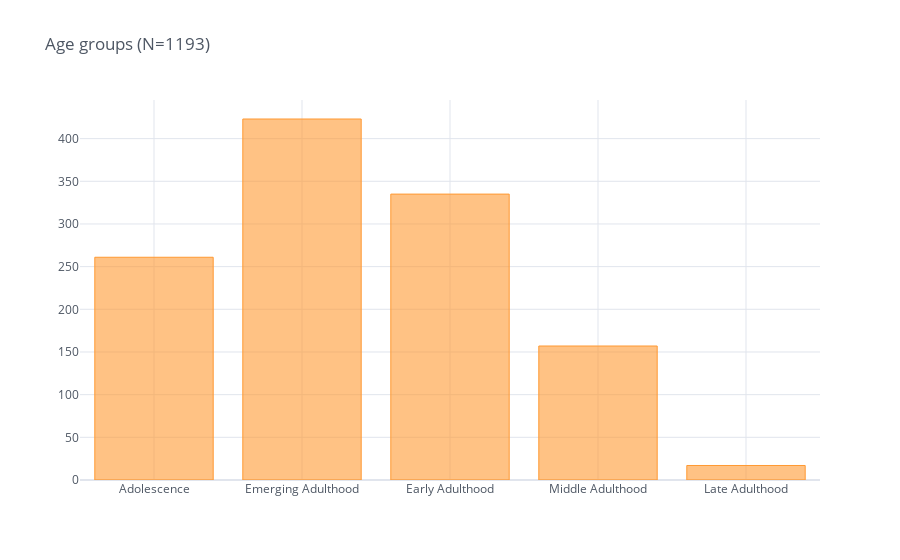

The code cell stored with this chart in its notebook:
### Code cell
total_responses = sum(gcbs_clean_df['DEMO_agegroup'].value_counts())
gcbs_clean_df['DEMO_agegroup'].value_counts().sort_index(ascending=True).iplot(kind='bar', title='Age groups (N={})'.format(total_responses), theme='white')

### Figure 1 — Plotly figure (JSON) as saved in the notebook; plotly's stock layout.template omitted (floating-point values rounded to 4 significant figures)
{"data": [{"marker": {"color": "rgba(255, 153, 51, 0.6)", "line": {"color": "rgba(255, 153, 51, 1.0)", "width": 1}}, "name": "DEMO_agegroup", "orientation": "v", "text": "", "type": "bar", "x": ["Adolescence", "Emerging Adulthood", "Early Adulthood", "Middle Adulthood", "Late Adulthood"], "y": [261, 423, 335, 157, 17]}], "layout": {"legend": {"bgcolor": "#FFFFFF", "font": {"color": "#4D5663"}}, "paper_bgcolor": "#FFFFFF", "plot_bgcolor": "#FFFFFF", "title": {"font": {"color": "#4D5663"}, "text": "Age groups (N=1193)"}, "xaxis": {"gridcolor": "#E1E5ED", "showgrid": true, "tickfont": {"color": "#4D5663"}, "title": {"font": {"color": "#4D5663"}, "text": ""}, "zerolinecolor": "#E1E5ED"}, "yaxis": {"gridcolor": "#E1E5ED", "showgrid": true, "tickfont": {"color": "#4D5663"}, "title": {"font": {"color": "#4D5663"}, "text": ""}, "zerolinecolor": "#E1E5ED"}}}
